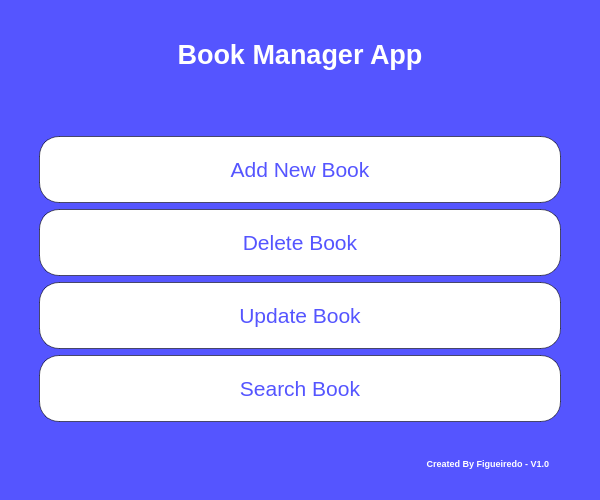
<?xml version="1.0" encoding="UTF-8"?>
<ui version="4.0">
 <class>MainWindow</class>
 <widget class="QMainWindow" name="MainWindow">
  <property name="geometry">
   <rect>
    <x>0</x>
    <y>0</y>
    <width>600</width>
    <height>500</height>
   </rect>
  </property>
  <property name="windowTitle">
   <string>Book Manager</string>
  </property>
  <property name="styleSheet">
   <string notr="true">background-color: rgb(85, 85, 255)</string>
  </property>
  <widget class="QWidget" name="centralwidget">
   <layout class="QGridLayout" name="gridLayout">
    <item row="0" column="0">
     <layout class="QVBoxLayout" name="verticalLayout_2">
      <item>
       <widget class="QLabel" name="title_label">
        <property name="font">
         <font>
          <family>Arial</family>
          <pointsize>20</pointsize>
          <weight>75</weight>
          <bold>true</bold>
         </font>
        </property>
        <property name="styleSheet">
         <string notr="true">QLabel {
	color: rgb(255, 255, 255);

	margin: 30px;
}</string>
        </property>
        <property name="text">
         <string>Book Manager App</string>
        </property>
        <property name="alignment">
         <set>Qt::AlignCenter</set>
        </property>
       </widget>
      </item>
      <item>
       <widget class="QSplitter" name="splitter">
        <property name="styleSheet">
         <string notr="true">QSplitter {
	margin: 30px;
}</string>
        </property>
        <property name="orientation">
         <enum>Qt::Vertical</enum>
        </property>
        <widget class="QWidget" name="layoutWidget">
         <layout class="QVBoxLayout" name="verticalLayout">
          <item>
           <widget class="QPushButton" name="add_new_book_button">
            <property name="font">
             <font>
              <family>Arial</family>
              <pointsize>16</pointsize>
             </font>
            </property>
            <property name="styleSheet">
             <string notr="true">QPushButton {
	background-color: rgb(255, 255, 255);
	color: rgb(85, 85, 255);

	border: 1px solid rgba(0, 0, 0, 148);
	border-radius: 20px;

	height: 70px;
}

QPushButton:hover {
	background-color: rgb(85, 85, 255);
	color: rgb(255, 255, 255);
	
	border: 2px solid rgb(255, 255, 255);
}

QPushButton:pressed {
	background-color: rgb(255, 255, 255);
	color: rgb(85, 85, 255);

	border: 1px solid rgba(0, 0, 0, 148);
	border-radius: 20px;
}
</string>
            </property>
            <property name="text">
             <string>Add New Book</string>
            </property>
            <property name="shortcut">
             <string/>
            </property>
           </widget>
          </item>
          <item>
           <widget class="QPushButton" name="delete_book_button">
            <property name="font">
             <font>
              <family>Arial</family>
              <pointsize>16</pointsize>
             </font>
            </property>
            <property name="styleSheet">
             <string notr="true">QPushButton {
	background-color: rgb(255, 255, 255);
	color: rgb(85, 85, 255);

	border: 1px solid rgba(0, 0, 0, 148);
	border-radius: 20px;

	height: 70px;
}

QPushButton:hover {
	background-color: rgb(85, 85, 255);
	color: rgb(255, 255, 255);
	
	border: 2px solid rgb(255, 255, 255);
}

QPushButton:pressed {
	background-color: rgb(255, 255, 255);
	color: rgb(85, 85, 255);

	border: 1px solid rgba(0, 0, 0, 148);
	border-radius: 20px;
}</string>
            </property>
            <property name="text">
             <string>Delete Book</string>
            </property>
           </widget>
          </item>
          <item>
           <widget class="QPushButton" name="update_book_button">
            <property name="font">
             <font>
              <family>Arial</family>
              <pointsize>16</pointsize>
             </font>
            </property>
            <property name="styleSheet">
             <string notr="true">QPushButton {
	background-color: rgb(255, 255, 255);
	color: rgb(85, 85, 255);

	border: 1px solid rgba(0, 0, 0, 148);
	border-radius: 20px;

	height: 70px;
	width: 20px;
}

QPushButton:hover {
	background-color: rgb(85, 85, 255);
	color: rgb(255, 255, 255);
	
	border: 2px solid rgb(255, 255, 255);
}

QPushButton:pressed {
	background-color: rgb(255, 255, 255);
	color: rgb(85, 85, 255);

	border: 1px solid rgba(0, 0, 0, 148);
	border-radius: 20px;
}</string>
            </property>
            <property name="text">
             <string>Update Book</string>
            </property>
           </widget>
          </item>
          <item>
           <widget class="QPushButton" name="search_book_button">
            <property name="font">
             <font>
              <family>Arial</family>
              <pointsize>16</pointsize>
             </font>
            </property>
            <property name="styleSheet">
             <string notr="true">QPushButton {
	background-color: rgb(255, 255, 255);
	color: rgb(85, 85, 255);

	border: 1px solid rgba(0, 0, 0, 148);
	border-radius: 20px;

	height: 70px;
}

QPushButton:hover {
	background-color: rgb(85, 85, 255);
	color: rgb(255, 255, 255);
	
	border: 2px solid rgb(255, 255, 255);
}

QPushButton:pressed {
	background-color: rgb(255, 255, 255);
	color: rgb(85, 85, 255);

	border: 1px solid rgba(0, 0, 0, 148);
	border-radius: 20px;
}</string>
            </property>
            <property name="text">
             <string>Search Book</string>
            </property>
           </widget>
          </item>
         </layout>
        </widget>
       </widget>
      </item>
      <item>
       <widget class="QLabel" name="footer_label">
        <property name="font">
         <font>
          <family>Arial</family>
          <pointsize>7</pointsize>
          <weight>75</weight>
          <bold>true</bold>
         </font>
        </property>
        <property name="styleSheet">
         <string notr="true">QLabel {
	color: rgb(255, 255, 255);

	padding-right: 40px;
}</string>
        </property>
        <property name="text">
         <string>Created By Figueiredo - V1.0</string>
        </property>
        <property name="alignment">
         <set>Qt::AlignRight|Qt::AlignTrailing|Qt::AlignVCenter</set>
        </property>
       </widget>
      </item>
     </layout>
    </item>
   </layout>
  </widget>
  <widget class="QMenuBar" name="menubar">
   <property name="geometry">
    <rect>
     <x>0</x>
     <y>0</y>
     <width>600</width>
     <height>21</height>
    </rect>
   </property>
  </widget>
  <widget class="QStatusBar" name="statusbar"/>
 </widget>
 <resources/>
 <connections/>
</ui>
